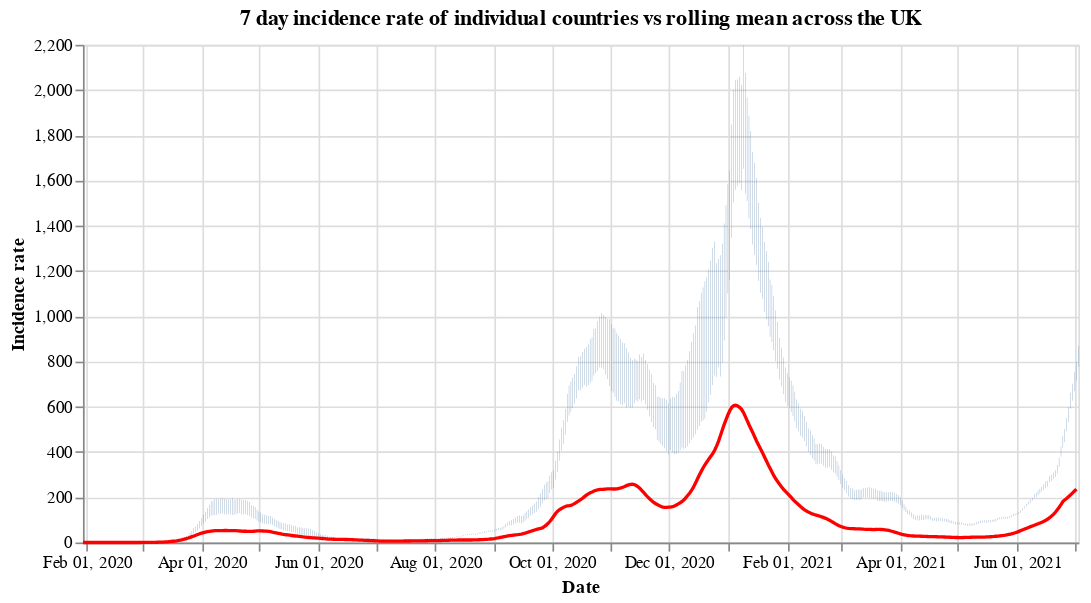

Here is the notebook cell this chart was saved with:
### Code cell
#collapse
countries = uk_cases['areaName'].unique()
countries.sort()

selection = alt.selection_single(
    name='Select',
    fields=['areaName'],
    init={'areaName': 'Wales'},
    bind={'areaName': alt.binding_select(options=countries)}
)

# scatter plot, modify opacity based on selection
bars = alt.Chart(uk_cases).mark_bar().add_selection(
    selection
).encode(
    x=alt.X("yearmonthdate(date):T", axis=alt.Axis(title='Date')),
    y=alt.Y("weeklyCasesRate:Q", axis=alt.Axis(title='Incidence rate')),
    tooltip='weeklyCasesRate:Q',
    opacity=alt.condition(selection, alt.value(1), alt.value(0))
).properties(title=f'7 day incidence rate of individual countries vs rolling mean across the UK', width=600)

line = alt.Chart(overview_cases).mark_line(
    color='red',
    size=2,
).transform_window(
    rolling_mean='mean(weeklyCasesRate)',
    frame=[0, 7]
).encode(
    x='yearmonthdate(date):T',
    y='rolling_mean:Q'
)

alt.layer(bars, line)

### Figure 1 — Vega-Lite specification as saved in the notebook (floating-point values rounded to 4 significant figures; data arrays with more than 128 entries replaced by an {"elided": "..."} marker saying what was removed)
{"config": {"view": {"continuousWidth": 400, "continuousHeight": 300}}, "layer": [{"data": {"name": "data-66467f85897dd0c070127292d4129574"}, "mark": "bar", "encoding": {"opacity": {"condition": {"value": 1, "selection": "Select"}, "value": 0}, "tooltip": {"type": "quantitative", "field": "weeklyCasesRate"}, "x": {"type": "temporal", "axis": {"title": "Date"}, "field": "date", "timeUnit": "yearmonthdate"}, "y": {"type": "quantitative", "axis": {"title": "Incidence rate"}, "field": "weeklyCasesRate"}}, "selection": {"Select": {"type": "single", "fields": ["areaName"], "init": {"areaName": "Wales"}, "bind": {"areaName": {"input": "select", "options": ["England", "Northern Ireland", "Scotland", "Wales"]}}}}, "title": "7 day incidence rate of individual countries vs rolling mean across the UK", "width": 600}, {"data": {"name": "data-736cc6faec4eb23097dfecbf6c0761ea"}, "mark": {"type": "line", "color": "red", "size": 2}, "encoding": {"x": {"type": "temporal", "field": "date", "timeUnit": "yearmonthdate"}, "y": {"type": "quantitative", "field": "rolling_mean"}}, "transform": [{"window": [{"op": "mean", "field": "weeklyCasesRate", "as": "rolling_mean"}], "frame": [0, 7]}]}], "$schema": "https://vega.github.io/schema/vega-lite/v4.8.1.json", "datasets": {"data-66467f85897dd0c070127292d4129574": {"elided": "1988 records"}, "data-736cc6faec4eb23097dfecbf6c0761ea": {"elided": "520 records"}}}
